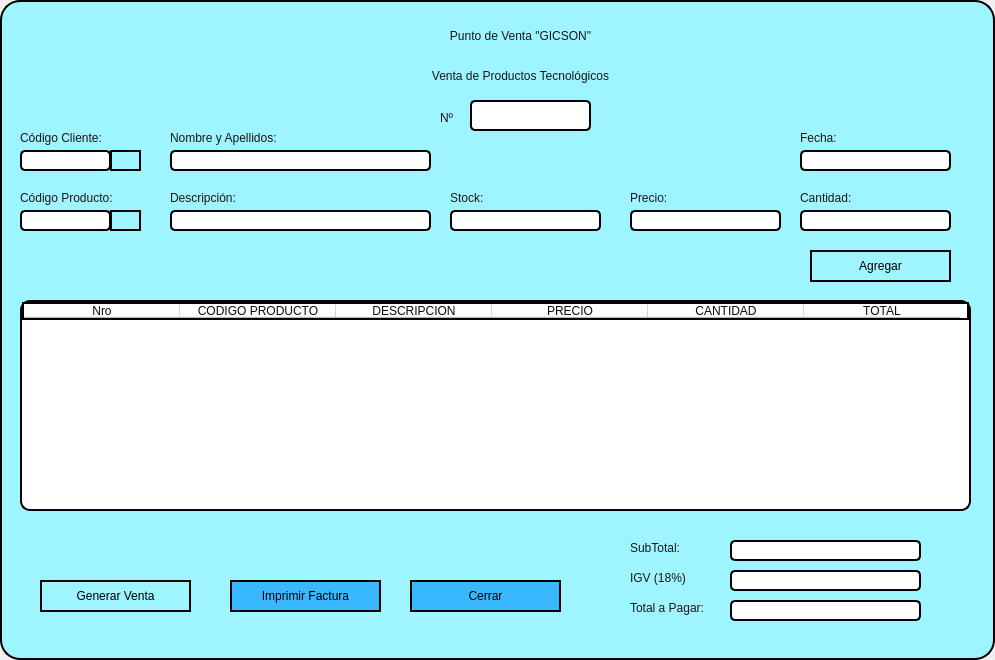
<?xml version="1.0" encoding="UTF-8"?>
<ui version="4.0">
 <class>MainWindow</class>
 <widget class="QMainWindow" name="MainWindow">
  <property name="geometry">
   <rect>
    <x>0</x>
    <y>0</y>
    <width>995</width>
    <height>660</height>
   </rect>
  </property>
  <property name="windowTitle">
   <string>MainWindow</string>
  </property>
  <widget class="QWidget" name="centralwidget">
   <layout class="QVBoxLayout" name="verticalLayout">
    <property name="spacing">
     <number>0</number>
    </property>
    <property name="leftMargin">
     <number>0</number>
    </property>
    <property name="topMargin">
     <number>0</number>
    </property>
    <property name="rightMargin">
     <number>0</number>
    </property>
    <property name="bottomMargin">
     <number>0</number>
    </property>
    <item>
     <widget class="QFrame" name="frame">
      <property name="styleSheet">
       <string notr="true">background-color: rgb(158, 244, 255);
border-radius:20px;
border:2px solid;</string>
      </property>
      <property name="frameShape">
       <enum>QFrame::StyledPanel</enum>
      </property>
      <property name="frameShadow">
       <enum>QFrame::Raised</enum>
      </property>
      <widget class="QLineEdit" name="txtNumeroDocumento">
       <property name="geometry">
        <rect>
         <x>470</x>
         <y>100</y>
         <width>121</width>
         <height>31</height>
        </rect>
       </property>
       <property name="styleSheet">
        <string notr="true">background-color: rgb(255, 255, 255);
border-radius: 5px;
color: rgb(12, 12, 12);
</string>
       </property>
       <property name="text">
        <string/>
       </property>
      </widget>
      <widget class="QLabel" name="label">
       <property name="geometry">
        <rect>
         <x>440</x>
         <y>110</y>
         <width>21</width>
         <height>16</height>
        </rect>
       </property>
       <property name="styleSheet">
        <string notr="true">border:none;
color: rgb(25, 25, 25);
font: 18pt &quot;Arial&quot;;</string>
       </property>
       <property name="text">
        <string>Nº</string>
       </property>
      </widget>
      <widget class="QLabel" name="label_3">
       <property name="geometry">
        <rect>
         <x>20</x>
         <y>190</y>
         <width>111</width>
         <height>16</height>
        </rect>
       </property>
       <property name="styleSheet">
        <string notr="true">border:none;
color: rgb(25, 25, 25);</string>
       </property>
       <property name="text">
        <string>Código Producto:</string>
       </property>
      </widget>
      <widget class="QLabel" name="label_4">
       <property name="geometry">
        <rect>
         <x>800</x>
         <y>130</y>
         <width>81</width>
         <height>16</height>
        </rect>
       </property>
       <property name="styleSheet">
        <string notr="true">border:none;
color: rgb(25, 25, 25);</string>
       </property>
       <property name="text">
        <string>Fecha:</string>
       </property>
      </widget>
      <widget class="QLabel" name="label_5">
       <property name="geometry">
        <rect>
         <x>170</x>
         <y>130</y>
         <width>131</width>
         <height>16</height>
        </rect>
       </property>
       <property name="styleSheet">
        <string notr="true">border:none;
color: rgb(25, 25, 25);</string>
       </property>
       <property name="text">
        <string>Nombre y Apellidos:</string>
       </property>
      </widget>
      <widget class="QLabel" name="label_6">
       <property name="geometry">
        <rect>
         <x>20</x>
         <y>130</y>
         <width>101</width>
         <height>16</height>
        </rect>
       </property>
       <property name="styleSheet">
        <string notr="true">border:none;
color: rgb(25, 25, 25);</string>
       </property>
       <property name="text">
        <string>Código Cliente:</string>
       </property>
      </widget>
      <widget class="QLineEdit" name="txtCodigoCliente">
       <property name="geometry">
        <rect>
         <x>20</x>
         <y>150</y>
         <width>91</width>
         <height>21</height>
        </rect>
       </property>
       <property name="styleSheet">
        <string notr="true">background-color: rgb(255, 255, 255);
border-radius: 5px;
color: rgb(12, 12, 12);</string>
       </property>
      </widget>
      <widget class="QLineEdit" name="txtFecha">
       <property name="geometry">
        <rect>
         <x>800</x>
         <y>150</y>
         <width>151</width>
         <height>21</height>
        </rect>
       </property>
       <property name="styleSheet">
        <string notr="true">background-color: rgb(255, 255, 255);
border-radius: 5px;
color: rgb(12, 12, 12);</string>
       </property>
      </widget>
      <widget class="QLineEdit" name="txtCodigoProducto">
       <property name="geometry">
        <rect>
         <x>20</x>
         <y>210</y>
         <width>91</width>
         <height>21</height>
        </rect>
       </property>
       <property name="styleSheet">
        <string notr="true">background-color: rgb(255, 255, 255);
border-radius: 5px;
color: rgb(12, 12, 12);</string>
       </property>
      </widget>
      <widget class="QLabel" name="label_7">
       <property name="geometry">
        <rect>
         <x>170</x>
         <y>190</y>
         <width>101</width>
         <height>16</height>
        </rect>
       </property>
       <property name="styleSheet">
        <string notr="true">border:none;
color: rgb(25, 25, 25);</string>
       </property>
       <property name="text">
        <string>Descripción:</string>
       </property>
      </widget>
      <widget class="QLineEdit" name="txtDescripcion">
       <property name="geometry">
        <rect>
         <x>170</x>
         <y>210</y>
         <width>261</width>
         <height>21</height>
        </rect>
       </property>
       <property name="styleSheet">
        <string notr="true">background-color: rgb(255, 255, 255);
border-radius: 5px;
color: rgb(12, 12, 12);
</string>
       </property>
      </widget>
      <widget class="QLineEdit" name="txtNombres">
       <property name="geometry">
        <rect>
         <x>170</x>
         <y>150</y>
         <width>261</width>
         <height>21</height>
        </rect>
       </property>
       <property name="styleSheet">
        <string notr="true">background-color: rgb(255, 255, 255);
border-radius: 5px;
color: rgb(12, 12, 12);</string>
       </property>
      </widget>
      <widget class="QLabel" name="label_9">
       <property name="geometry">
        <rect>
         <x>450</x>
         <y>190</y>
         <width>71</width>
         <height>16</height>
        </rect>
       </property>
       <property name="styleSheet">
        <string notr="true">border:none;
color: rgb(25, 25, 25);</string>
       </property>
       <property name="text">
        <string>Stock:</string>
       </property>
      </widget>
      <widget class="QLabel" name="label_10">
       <property name="geometry">
        <rect>
         <x>800</x>
         <y>190</y>
         <width>71</width>
         <height>16</height>
        </rect>
       </property>
       <property name="styleSheet">
        <string notr="true">border:none;
color: rgb(25, 25, 25);</string>
       </property>
       <property name="text">
        <string>Cantidad:</string>
       </property>
      </widget>
      <widget class="QPushButton" name="btnGenerar">
       <property name="geometry">
        <rect>
         <x>40</x>
         <y>580</y>
         <width>151</width>
         <height>32</height>
        </rect>
       </property>
       <property name="styleSheet">
        <string notr="true">QPushButton{
background-color: rgb(58, 184, 255);
font:14pt &quot;Monaco&quot;;

}

QPushButton:hover{

background-color: rgb(0, 255, 69);
font:14pt &quot;Monaco&quot;;

}

color: rgb(25, 25, 25);</string>
       </property>
       <property name="text">
        <string>Generar Venta</string>
       </property>
      </widget>
      <widget class="QTableWidget" name="tblDetalle">
       <property name="geometry">
        <rect>
         <x>20</x>
         <y>300</y>
         <width>951</width>
         <height>211</height>
        </rect>
       </property>
       <property name="styleSheet">
        <string notr="true">border-radius: 10px;
background-color: rgb(255, 255, 255);
color: rgb(12, 12, 12);
</string>
       </property>
       <attribute name="horizontalHeaderDefaultSectionSize">
        <number>156</number>
       </attribute>
       <column>
        <property name="text">
         <string>Nro</string>
        </property>
       </column>
       <column>
        <property name="text">
         <string>CÓDIGO PRODUCTO</string>
        </property>
       </column>
       <column>
        <property name="text">
         <string>DESCRIPCIÓN</string>
        </property>
       </column>
       <column>
        <property name="text">
         <string>PRECIO</string>
        </property>
       </column>
       <column>
        <property name="text">
         <string>CANTIDAD</string>
        </property>
       </column>
       <column>
        <property name="text">
         <string>TOTAL</string>
        </property>
       </column>
      </widget>
      <widget class="QPushButton" name="btnImprimirFactura">
       <property name="geometry">
        <rect>
         <x>230</x>
         <y>580</y>
         <width>151</width>
         <height>32</height>
        </rect>
       </property>
       <property name="styleSheet">
        <string notr="true">QPushButton{
background-color: rgb(58, 184, 255);
font:14pt &quot;Monaco&quot;;

}

QPushButton:hover{

background-color: rgb(0, 255, 69);
font:14pt &quot;Monaco&quot;;

}</string>
       </property>
       <property name="text">
        <string>Imprimir Factura</string>
       </property>
      </widget>
      <widget class="QPushButton" name="btnCerrar">
       <property name="geometry">
        <rect>
         <x>410</x>
         <y>580</y>
         <width>151</width>
         <height>32</height>
        </rect>
       </property>
       <property name="styleSheet">
        <string notr="true">QPushButton{
background-color: rgb(58, 184, 255);
font:14pt &quot;Monaco&quot;;

}

QPushButton:hover{

	background-color: rgb(0, 255, 69);
font:14pt &quot;Monaco&quot;;

}</string>
       </property>
       <property name="text">
        <string>Cerrar</string>
       </property>
      </widget>
      <widget class="QLabel" name="label_11">
       <property name="geometry">
        <rect>
         <x>770</x>
         <y>10</y>
         <width>161</width>
         <height>111</height>
        </rect>
       </property>
       <property name="styleSheet">
        <string notr="true">border:none;</string>
       </property>
       <property name="text">
        <string/>
       </property>
       <property name="pixmap">
        <pixmap>../img/compras.png</pixmap>
       </property>
       <property name="scaledContents">
        <bool>true</bool>
       </property>
      </widget>
      <widget class="QLabel" name="label_12">
       <property name="geometry">
        <rect>
         <x>280</x>
         <y>10</y>
         <width>481</width>
         <height>51</height>
        </rect>
       </property>
       <property name="styleSheet">
        <string notr="true">border:none;
font: 40pt &quot;Arial&quot;;
color: rgb(25, 25, 25);</string>
       </property>
       <property name="text">
        <string>Punto de Venta &quot;GICSON&quot;</string>
       </property>
       <property name="textFormat">
        <enum>Qt::AutoText</enum>
       </property>
       <property name="alignment">
        <set>Qt::AlignCenter</set>
       </property>
       <property name="wordWrap">
        <bool>false</bool>
       </property>
       <property name="indent">
        <number>-1</number>
       </property>
      </widget>
      <widget class="QLabel" name="label_13">
       <property name="geometry">
        <rect>
         <x>340</x>
         <y>60</y>
         <width>361</width>
         <height>31</height>
        </rect>
       </property>
       <property name="styleSheet">
        <string notr="true">border:none;
font: 20pt &quot;Arial&quot;;
color: rgb(25, 25, 25);</string>
       </property>
       <property name="text">
        <string>Venta de Productos Tecnológicos</string>
       </property>
       <property name="textFormat">
        <enum>Qt::AutoText</enum>
       </property>
       <property name="alignment">
        <set>Qt::AlignCenter</set>
       </property>
       <property name="wordWrap">
        <bool>false</bool>
       </property>
       <property name="indent">
        <number>-1</number>
       </property>
      </widget>
      <widget class="QPushButton" name="btnBuscarCliente">
       <property name="geometry">
        <rect>
         <x>110</x>
         <y>150</y>
         <width>31</width>
         <height>21</height>
        </rect>
       </property>
       <property name="styleSheet">
        <string notr="true">QPushButton{
background-color: rgb(58, 184, 255);
font:14pt &quot;Monaco&quot;;

}

QPushButton:hover{

background-color: rgb(0, 255, 69);
font:14pt &quot;Monaco&quot;;

}

color: rgb(25, 25, 25);</string>
       </property>
       <property name="text">
        <string/>
       </property>
       <property name="icon">
        <iconset>
         <normaloff>../img/icono_buscar.png</normaloff>../img/icono_buscar.png</iconset>
       </property>
       <property name="iconSize">
        <size>
         <width>18</width>
         <height>18</height>
        </size>
       </property>
       <property name="checkable">
        <bool>false</bool>
       </property>
       <property name="autoRepeat">
        <bool>false</bool>
       </property>
       <property name="autoExclusive">
        <bool>false</bool>
       </property>
      </widget>
      <widget class="QPushButton" name="btnBuscarProducto">
       <property name="geometry">
        <rect>
         <x>110</x>
         <y>210</y>
         <width>31</width>
         <height>21</height>
        </rect>
       </property>
       <property name="styleSheet">
        <string notr="true">QPushButton{
background-color: rgb(58, 184, 255);
font:14pt &quot;Monaco&quot;;

}

QPushButton:hover{

background-color: rgb(0, 255, 69);
font:14pt &quot;Monaco&quot;;

}

color: rgb(25, 25, 25);</string>
       </property>
       <property name="text">
        <string/>
       </property>
       <property name="icon">
        <iconset>
         <normaloff>../img/icono_buscar.png</normaloff>../img/icono_buscar.png</iconset>
       </property>
       <property name="iconSize">
        <size>
         <width>18</width>
         <height>18</height>
        </size>
       </property>
       <property name="checkable">
        <bool>false</bool>
       </property>
       <property name="autoRepeat">
        <bool>false</bool>
       </property>
       <property name="autoExclusive">
        <bool>false</bool>
       </property>
      </widget>
      <widget class="QLabel" name="label_14">
       <property name="geometry">
        <rect>
         <x>630</x>
         <y>190</y>
         <width>71</width>
         <height>16</height>
        </rect>
       </property>
       <property name="styleSheet">
        <string notr="true">border:none;
color: rgb(25, 25, 25);</string>
       </property>
       <property name="text">
        <string>Precio:</string>
       </property>
      </widget>
      <widget class="QLineEdit" name="txtCantidad">
       <property name="geometry">
        <rect>
         <x>800</x>
         <y>210</y>
         <width>151</width>
         <height>21</height>
        </rect>
       </property>
       <property name="styleSheet">
        <string notr="true">background-color: rgb(255, 255, 255);
border-radius: 5px;
color: rgb(25, 25, 25);</string>
       </property>
      </widget>
      <widget class="QLineEdit" name="txtStock">
       <property name="geometry">
        <rect>
         <x>450</x>
         <y>210</y>
         <width>151</width>
         <height>21</height>
        </rect>
       </property>
       <property name="styleSheet">
        <string notr="true">background-color: rgb(255, 255, 255);
border-radius: 5px;
color: rgb(25, 25, 25);</string>
       </property>
      </widget>
      <widget class="QLineEdit" name="txtPrecio">
       <property name="geometry">
        <rect>
         <x>630</x>
         <y>210</y>
         <width>151</width>
         <height>21</height>
        </rect>
       </property>
       <property name="styleSheet">
        <string notr="true">background-color: rgb(255, 255, 255);
border-radius: 5px;
color: rgb(25, 25, 25);</string>
       </property>
      </widget>
      <widget class="QPushButton" name="btnAgregar">
       <property name="geometry">
        <rect>
         <x>810</x>
         <y>250</y>
         <width>141</width>
         <height>32</height>
        </rect>
       </property>
       <property name="styleSheet">
        <string notr="true">QPushButton{
background-color: rgb(58, 184, 255);
font:14pt &quot;Monaco&quot;;

}

QPushButton:hover{

background-color: rgb(0, 255, 69);
font:14pt &quot;Monaco&quot;;

}

color: rgb(25, 25, 25);</string>
       </property>
       <property name="text">
        <string>Agregar</string>
       </property>
      </widget>
      <widget class="QLabel" name="label_15">
       <property name="geometry">
        <rect>
         <x>630</x>
         <y>540</y>
         <width>71</width>
         <height>16</height>
        </rect>
       </property>
       <property name="styleSheet">
        <string notr="true">border:none;
color: rgb(25, 25, 25);</string>
       </property>
       <property name="text">
        <string>SubTotal:</string>
       </property>
      </widget>
      <widget class="QLabel" name="label_16">
       <property name="geometry">
        <rect>
         <x>630</x>
         <y>570</y>
         <width>71</width>
         <height>16</height>
        </rect>
       </property>
       <property name="styleSheet">
        <string notr="true">border:none;
color: rgb(25, 25, 25);</string>
       </property>
       <property name="text">
        <string>IGV (18%)</string>
       </property>
      </widget>
      <widget class="QLabel" name="label_17">
       <property name="geometry">
        <rect>
         <x>630</x>
         <y>600</y>
         <width>91</width>
         <height>16</height>
        </rect>
       </property>
       <property name="styleSheet">
        <string notr="true">border:none;
color: rgb(25, 25, 25);</string>
       </property>
       <property name="text">
        <string>Total a Pagar:</string>
       </property>
      </widget>
      <widget class="QLineEdit" name="txtSubTotal">
       <property name="geometry">
        <rect>
         <x>730</x>
         <y>540</y>
         <width>191</width>
         <height>21</height>
        </rect>
       </property>
       <property name="styleSheet">
        <string notr="true">background-color: rgb(255, 255, 255);
border-radius: 5px;
color: rgb(25, 25, 25);</string>
       </property>
      </widget>
      <widget class="QLineEdit" name="txtIgv">
       <property name="geometry">
        <rect>
         <x>730</x>
         <y>570</y>
         <width>191</width>
         <height>21</height>
        </rect>
       </property>
       <property name="styleSheet">
        <string notr="true">background-color: rgb(255, 255, 255);
border-radius: 5px;
color: rgb(25, 25, 25);</string>
       </property>
      </widget>
      <widget class="QLineEdit" name="txtTotalPagar">
       <property name="geometry">
        <rect>
         <x>730</x>
         <y>600</y>
         <width>191</width>
         <height>21</height>
        </rect>
       </property>
       <property name="styleSheet">
        <string notr="true">background-color: rgb(255, 255, 255);
border-radius: 5px;
color: rgb(25, 25, 25);</string>
       </property>
      </widget>
     </widget>
    </item>
   </layout>
  </widget>
 </widget>
 <resources/>
 <connections/>
</ui>
